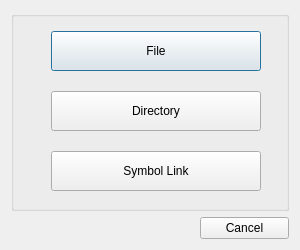
<?xml version="1.0" encoding="UTF-8"?>
<ui version="4.0">
 <class>CreateChoice</class>
 <widget class="QDialog" name="CreateChoice">
  <property name="geometry">
   <rect>
    <x>0</x>
    <y>0</y>
    <width>300</width>
    <height>250</height>
   </rect>
  </property>
  <property name="windowTitle">
   <string>Dialog</string>
  </property>
  <layout class="QVBoxLayout" name="verticalLayout">
   <item>
    <layout class="QGridLayout" name="gridLayout">
     <item row="2" column="0">
      <widget class="QLabel" name="label">
       <property name="text">
        <string/>
       </property>
      </widget>
     </item>
     <item row="0" column="0" colspan="3">
      <widget class="QGroupBox" name="groupBox">
       <property name="title">
        <string/>
       </property>
       <widget class="QPushButton" name="btnFile">
        <property name="geometry">
         <rect>
          <x>40</x>
          <y>20</y>
          <width>210</width>
          <height>40</height>
         </rect>
        </property>
        <property name="text">
         <string>File</string>
        </property>
       </widget>
       <widget class="QPushButton" name="btnDir">
        <property name="geometry">
         <rect>
          <x>40</x>
          <y>80</y>
          <width>210</width>
          <height>40</height>
         </rect>
        </property>
        <property name="text">
         <string>Directory</string>
        </property>
       </widget>
       <widget class="QPushButton" name="btnLink">
        <property name="geometry">
         <rect>
          <x>40</x>
          <y>140</y>
          <width>210</width>
          <height>40</height>
         </rect>
        </property>
        <property name="text">
         <string>Symbol Link</string>
        </property>
       </widget>
      </widget>
     </item>
     <item row="2" column="2">
      <widget class="QPushButton" name="btnCancel">
       <property name="text">
        <string>Cancel</string>
       </property>
      </widget>
     </item>
    </layout>
   </item>
  </layout>
 </widget>
 <resources/>
 <connections/>
</ui>
